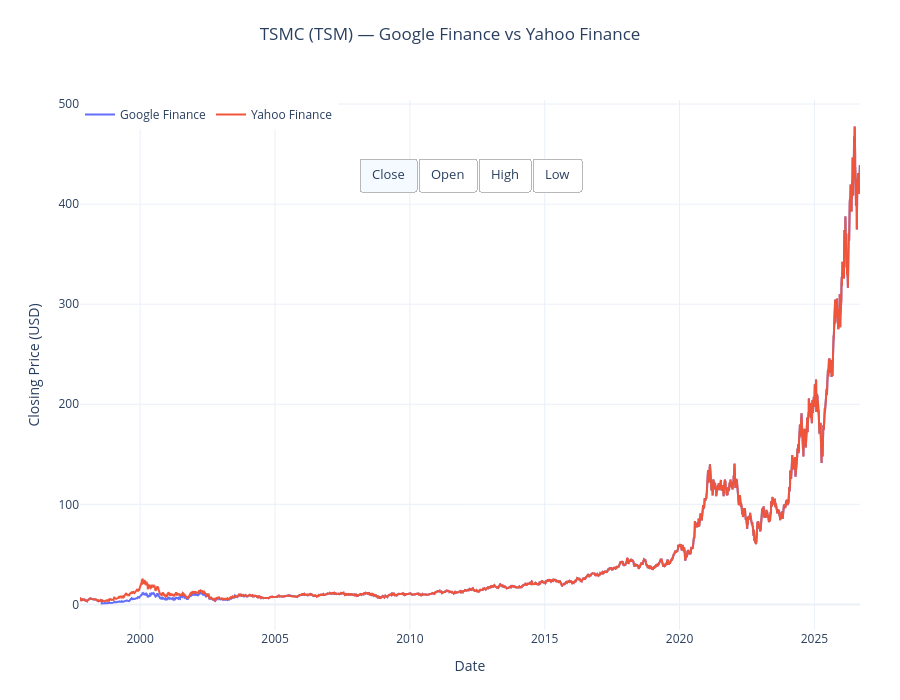

The cell this chart's notebook holds for it:
### Code cell
fig = go.Figure()
# CLOSE

fig.add_trace(go.Scatter(x=comparison["Date"],y=comparison["Close_Google"],mode="lines",name="Google Finance",
                         visible=True,hovertemplate="Date: %{x|%Y-%m-%d}<br>""Google Close: $%{y:.4f}<extra></extra>"))

fig.add_trace(go.Scatter(x=comparison["Date"],y=comparison["Close_Yahoo"],mode="lines",name="Yahoo Finance",
                         visible=True,hovertemplate="Date: %{x|%Y-%m-%d}<br>""Yahoo Close: $%{y:.4f}<extra></extra>"))

# OPEN
fig.add_trace(go.Scatter(x=comparison["Date"],y=comparison["Open_Google"],mode="lines",name="Google Finance",
                         visible=False,hovertemplate="Date: %{x|%Y-%m-%d}<br>""Google Open: $%{y:.4f}<extra></extra>"))

fig.add_trace(go.Scatter(x=comparison["Date"],y=comparison["Open_Yahoo"],mode="lines",name="Yahoo Finance",
                         visible=False,hovertemplate="Date: %{x|%Y-%m-%d}<br>""Yahoo Open: $%{y:.4f}<extra></extra>"))

# HIGH
fig.add_trace(go.Scatter(x=comparison["Date"],y=comparison["High_Google"],mode="lines",name="Google Finance",
                         visible=False,hovertemplate="Date: %{x|%Y-%m-%d}<br>""Google High: $%{y:.4f}<extra></extra>"))

fig.add_trace(go.Scatter(x=comparison["Date"],y=comparison["High_Yahoo"],mode="lines",name="Yahoo Finance",
                         visible=False,hovertemplate="Date: %{x|%Y-%m-%d}<br>""Yahoo High: $%{y:.4f}<extra></extra>"))

# LOW

fig.add_trace(go.Scatter(x=comparison["Date"],y=comparison["Low_Google"],mode="lines",name="Google Finance",
                         visible=False,hovertemplate="Date: %{x|%Y-%m-%d}<br>""Google Low: $%{y:.4f}<extra></extra>"))

fig.add_trace(go.Scatter(x=comparison["Date"],y=comparison["Low_Yahoo"],mode="lines",name="Yahoo Finance",
                         visible=False,hovertemplate="Date: %{x|%Y-%m-%d}<br>""Yahoo Low: $%{y:.4f}<extra></extra>"))

# BUTTONS

buttons = [dict(label="Close",method="update",
        args=[{"visible": [True, True,False, False,False, False,False, False]},
        {"title": "TSMC (TSM) — Closing Price","yaxis": {"title": "Closing Price (USD)"}}]),

    dict(label="Open",method="update",
        args=[{"visible": [False, False,True, True,False, False,False, False]},
            {"title": "TSMC (TSM) — Opening Price","yaxis": {"title": "Opening Price (USD)"}}]),

    dict(
        label="High",
        method="update",
        args=[
            {"visible": [
                False, False,
                False, False,
                True, True,
                False, False
            ]},
            {
                "title": "TSMC (TSM) — High Price",
                "yaxis": {"title": "High Price (USD)"}
            }
        ]
    ),

    dict(
        label="Low",
        method="update",
        args=[
            {"visible": [
                False, False,
                False, False,
                False, False,
                True, True
            ]},
            {
                "title": "TSMC (TSM) — Low Price",
                "yaxis": {"title": "Low Price (USD)"}
            }
        ]
    )
]


# LAYOUT

fig.update_layout(
    # Title
    title=dict(text="TSMC (TSM) — Google Finance vs Yahoo Finance",x=0.5,xanchor="center",y=0.96),
    xaxis=dict(title="Date"),
    yaxis=dict(title="Closing Price (USD)"),
    hovermode="x unified",
    template="plotly_white",
    height=700,
    # Buttons BELOW the title
    updatemenus=[dict(type="buttons",direction="right",buttons=buttons,x=0.5,y=0.89,
                      xanchor="center",yanchor="top",showactive=True,bgcolor="white",
                      bordercolor="#b8b8b8",borderwidth=1,font=dict(size=13))],
    # More space at top for title + buttons
    margin=dict(l=80,r=40,t=100,b=70),
    legend=dict(orientation="h",yanchor="top",y=1.0,xanchor="left",x=0))

fig.show()

### Figure 1 — Plotly figure (JSON) as saved in the notebook; plotly's stock layout.template omitted (floating-point values rounded to 4 significant figures; data arrays with more than 128 entries replaced by an {"elided": "..."} marker saying what was removed)
{"data": [{"hovertemplate": "Date: %{x|%Y-%m-%d}<br>Google Close: $%{y:.4f}<extra></extra>", "mode": "lines", "name": "Google Finance", "type": "scatter", "visible": true, "x": {"elided": "7271 str values"}, "y": {"elided": "7271 float values"}}, {"hovertemplate": "Date: %{x|%Y-%m-%d}<br>Yahoo Close: $%{y:.4f}<extra></extra>", "mode": "lines", "name": "Yahoo Finance", "type": "scatter", "visible": true, "x": {"elided": "7271 str values"}, "y": {"elided": "7271 float values"}}, {"hovertemplate": "Date: %{x|%Y-%m-%d}<br>Google Open: $%{y:.4f}<extra></extra>", "mode": "lines", "name": "Google Finance", "type": "scatter", "visible": false, "x": {"elided": "7271 str values"}, "y": {"elided": "7271 float values"}}, {"hovertemplate": "Date: %{x|%Y-%m-%d}<br>Yahoo Open: $%{y:.4f}<extra></extra>", "mode": "lines", "name": "Yahoo Finance", "type": "scatter", "visible": false, "x": {"elided": "7271 str values"}, "y": {"elided": "7271 float values"}}, {"hovertemplate": "Date: %{x|%Y-%m-%d}<br>Google High: $%{y:.4f}<extra></extra>", "mode": "lines", "name": "Google Finance", "type": "scatter", "visible": false, "x": {"elided": "7271 str values"}, "y": {"elided": "7271 float values"}}, {"hovertemplate": "Date: %{x|%Y-%m-%d}<br>Yahoo High: $%{y:.4f}<extra></extra>", "mode": "lines", "name": "Yahoo Finance", "type": "scatter", "visible": false, "x": {"elided": "7271 str values"}, "y": {"elided": "7271 float values"}}, {"hovertemplate": "Date: %{x|%Y-%m-%d}<br>Google Low: $%{y:.4f}<extra></extra>", "mode": "lines", "name": "Google Finance", "type": "scatter", "visible": false, "x": {"elided": "7271 str values"}, "y": {"elided": "7271 float values"}}, {"hovertemplate": "Date: %{x|%Y-%m-%d}<br>Yahoo Low: $%{y:.4f}<extra></extra>", "mode": "lines", "name": "Yahoo Finance", "type": "scatter", "visible": false, "x": {"elided": "7271 str values"}, "y": {"elided": "7271 float values"}}], "layout": {"height": 700, "hovermode": "x unified", "legend": {"orientation": "h", "x": 0, "xanchor": "left", "y": 1, "yanchor": "top"}, "margin": {"b": 70, "l": 80, "r": 40, "t": 100}, "title": {"text": "TSMC (TSM) — Google Finance vs Yahoo Finance", "x": 0.5, "xanchor": "center", "y": 0.96}, "updatemenus": [{"bgcolor": "white", "bordercolor": "#b8b8b8", "borderwidth": 1, "buttons": [{"args": [{"visible": [true, true, false, false, false, false, false, false]}, {"title": "TSMC (TSM) — Closing Price", "yaxis": {"title": "Closing Price (USD)"}}], "label": "Close", "method": "update"}, {"args": [{"visible": [false, false, true, true, false, false, false, false]}, {"title": "TSMC (TSM) — Opening Price", "yaxis": {"title": "Opening Price (USD)"}}], "label": "Open", "method": "update"}, {"args": [{"visible": [false, false, false, false, true, true, false, false]}, {"title": "TSMC (TSM) — High Price", "yaxis": {"title": "High Price (USD)"}}], "label": "High", "method": "update"}, {"args": [{"visible": [false, false, false, false, false, false, true, true]}, {"title": "TSMC (TSM) — Low Price", "yaxis": {"title": "Low Price (USD)"}}], "label": "Low", "method": "update"}], "direction": "right", "font": {"size": 13}, "showactive": true, "type": "buttons", "x": 0.5, "xanchor": "center", "y": 0.89, "yanchor": "top"}], "xaxis": {"title": {"text": "Date"}}, "yaxis": {"title": {"text": "Closing Price (USD)"}}}}
